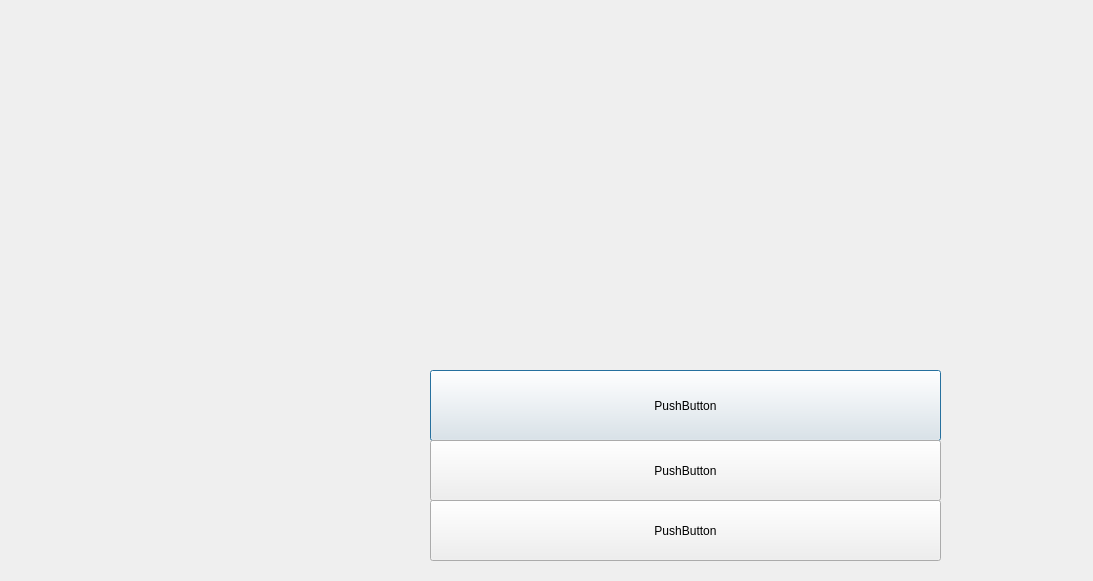
<?xml version="1.0" encoding="UTF-8"?>
<ui version="4.0">
 <class>Players</class>
 <widget class="QDialog" name="Players">
  <property name="geometry">
   <rect>
    <x>0</x>
    <y>0</y>
    <width>1093</width>
    <height>581</height>
   </rect>
  </property>
  <property name="windowTitle">
   <string>Dialog</string>
  </property>
  <widget class="QPushButton" name="pushButton">
   <property name="geometry">
    <rect>
     <x>430</x>
     <y>370</y>
     <width>511</width>
     <height>71</height>
    </rect>
   </property>
   <property name="text">
    <string>PushButton</string>
   </property>
  </widget>
  <widget class="QPushButton" name="pushButton_2">
   <property name="geometry">
    <rect>
     <x>430</x>
     <y>440</y>
     <width>511</width>
     <height>61</height>
    </rect>
   </property>
   <property name="text">
    <string>PushButton</string>
   </property>
  </widget>
  <widget class="QPushButton" name="pushButton_3">
   <property name="geometry">
    <rect>
     <x>430</x>
     <y>500</y>
     <width>511</width>
     <height>61</height>
    </rect>
   </property>
   <property name="text">
    <string>PushButton</string>
   </property>
  </widget>
 </widget>
 <resources/>
 <connections/>
</ui>
